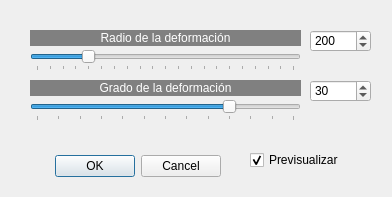
<?xml version="1.0" encoding="UTF-8"?>
<ui version="4.0">
 <class>pinchar_estirar</class>
 <widget class="QDialog" name="pinchar_estirar">
  <property name="geometry">
   <rect>
    <x>0</x>
    <y>0</y>
    <width>392</width>
    <height>197</height>
   </rect>
  </property>
  <property name="windowTitle">
   <string>Dialog</string>
  </property>
  <widget class="QDialogButtonBox" name="buttonBox">
   <property name="geometry">
    <rect>
     <x>-120</x>
     <y>150</y>
     <width>341</width>
     <height>32</height>
    </rect>
   </property>
   <property name="orientation">
    <enum>Qt::Horizontal</enum>
   </property>
   <property name="standardButtons">
    <set>QDialogButtonBox::Cancel|QDialogButtonBox::Ok</set>
   </property>
  </widget>
  <widget class="QSpinBox" name="spinBox_2">
   <property name="geometry">
    <rect>
     <x>310</x>
     <y>80</y>
     <width>61</width>
     <height>22</height>
    </rect>
   </property>
   <property name="minimum">
    <number>-60</number>
   </property>
   <property name="maximum">
    <number>60</number>
   </property>
   <property name="value">
    <number>30</number>
   </property>
  </widget>
  <widget class="QSpinBox" name="spinBox">
   <property name="geometry">
    <rect>
     <x>310</x>
     <y>30</y>
     <width>61</width>
     <height>22</height>
    </rect>
   </property>
   <property name="minimum">
    <number>1</number>
   </property>
   <property name="maximum">
    <number>1000</number>
   </property>
   <property name="value">
    <number>200</number>
   </property>
  </widget>
  <widget class="QLabel" name="label_2">
   <property name="geometry">
    <rect>
     <x>30</x>
     <y>80</y>
     <width>271</width>
     <height>16</height>
    </rect>
   </property>
   <property name="styleSheet">
    <string notr="true">background-color: rgb(128, 128, 128);
color: rgb(255, 255, 255);</string>
   </property>
   <property name="text">
    <string>Grado de la deformación</string>
   </property>
   <property name="alignment">
    <set>Qt::AlignCenter</set>
   </property>
  </widget>
  <widget class="QLabel" name="label">
   <property name="geometry">
    <rect>
     <x>30</x>
     <y>30</y>
     <width>271</width>
     <height>16</height>
    </rect>
   </property>
   <property name="styleSheet">
    <string notr="true">background-color: rgb(128, 128, 128);
color: rgb(255, 255, 255);</string>
   </property>
   <property name="text">
    <string>Radio de la deformación</string>
   </property>
   <property name="alignment">
    <set>Qt::AlignCenter</set>
   </property>
  </widget>
  <widget class="QSlider" name="horizontalSlider">
   <property name="geometry">
    <rect>
     <x>30</x>
     <y>50</y>
     <width>271</width>
     <height>21</height>
    </rect>
   </property>
   <property name="minimum">
    <number>1</number>
   </property>
   <property name="maximum">
    <number>1000</number>
   </property>
   <property name="pageStep">
    <number>16</number>
   </property>
   <property name="value">
    <number>200</number>
   </property>
   <property name="orientation">
    <enum>Qt::Horizontal</enum>
   </property>
   <property name="tickPosition">
    <enum>QSlider::TicksBelow</enum>
   </property>
   <property name="tickInterval">
    <number>50</number>
   </property>
  </widget>
  <widget class="QSlider" name="horizontalSlider_2">
   <property name="geometry">
    <rect>
     <x>30</x>
     <y>100</y>
     <width>271</width>
     <height>21</height>
    </rect>
   </property>
   <property name="minimum">
    <number>-60</number>
   </property>
   <property name="maximum">
    <number>60</number>
   </property>
   <property name="value">
    <number>30</number>
   </property>
   <property name="orientation">
    <enum>Qt::Horizontal</enum>
   </property>
   <property name="tickPosition">
    <enum>QSlider::TicksBelow</enum>
   </property>
   <property name="tickInterval">
    <number>10</number>
   </property>
  </widget>
  <widget class="QCheckBox" name="checkBox">
   <property name="geometry">
    <rect>
     <x>250</x>
     <y>150</y>
     <width>121</width>
     <height>20</height>
    </rect>
   </property>
   <property name="text">
    <string>Previsualizar</string>
   </property>
   <property name="checked">
    <bool>true</bool>
   </property>
  </widget>
 </widget>
 <resources/>
 <connections>
  <connection>
   <sender>buttonBox</sender>
   <signal>accepted()</signal>
   <receiver>pinchar_estirar</receiver>
   <slot>accept()</slot>
   <hints>
    <hint type="sourcelabel">
     <x>248</x>
     <y>254</y>
    </hint>
    <hint type="destinationlabel">
     <x>157</x>
     <y>274</y>
    </hint>
   </hints>
  </connection>
  <connection>
   <sender>buttonBox</sender>
   <signal>rejected()</signal>
   <receiver>pinchar_estirar</receiver>
   <slot>reject()</slot>
   <hints>
    <hint type="sourcelabel">
     <x>316</x>
     <y>260</y>
    </hint>
    <hint type="destinationlabel">
     <x>286</x>
     <y>274</y>
    </hint>
   </hints>
  </connection>
 </connections>
</ui>
